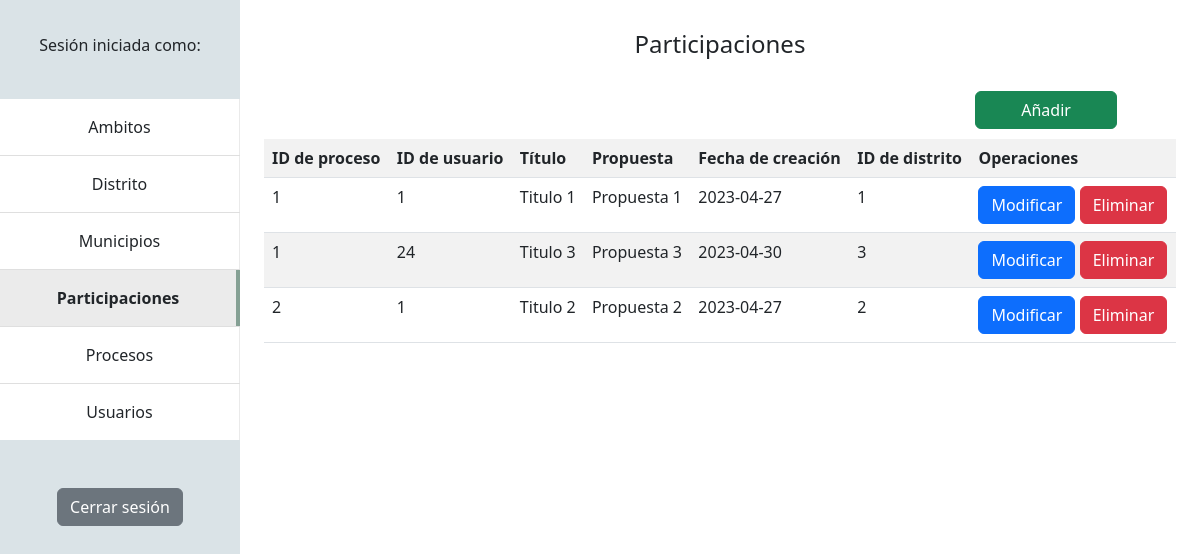
Page /admin/participaciones.php on the earlier database version.
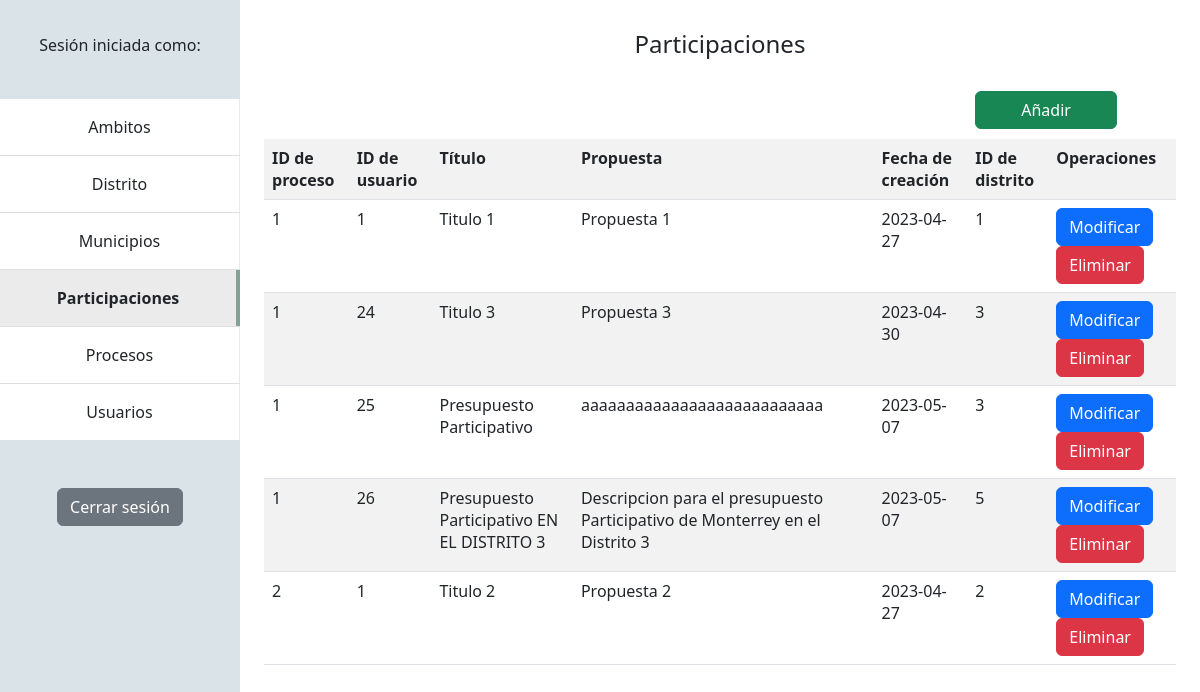
Same page on the later database version.
### tables this page shows
CREATE TABLE `participaciones` (
  `pid` int(11) NOT NULL,
  `uid` int(11) NOT NULL,
  `titulo_registro` varchar(256) NOT NULL,
  `propuesta` mediumtext NOT NULL,
  `fecha_creacion` date NOT NULL,
  `did` int(11) NOT NULL,
  `img` varchar(256) DEFAULT NULL,
  `estatus` enum('Aceptado','Pendiente','Rechazado') DEFAULT NULL
);

### admin/participaciones.php (the view, shortened to what this page needs)
<?php
    $usuario = $_SESSION['usr'];
    $db = new Database();
    $pdo = $db -> connect();
    $sql = $pdo->prepare("SELECT * FROM participaciones;");
    $sql->execute();
    $rows = $sql->fetchAll();
?>
<html lang="en">
    <head>
        <link rel="stylesheet" href="admin.css">
        <link href="https://cdn.jsdelivr.net/npm/bootstrap@5.2.3/dist/css/bootstrap.min.css" rel="stylesheet">
    </head>
    <body>
        <div class="nav-bar">
            <center><h6>Sesión iniciada como:<br><?php echo $usuario ?></h6></center>
            <center>
                <ul class="list-group list-group-flush mb-5">
                    <li class="list-group-item p-0"><a class="nav-link p-3" href="ambitos.php">Ambitos</a></li>
                    <li class="list-group-item p-0"><a class="nav-link p-3" href="distrito.php">Distrito</a></li>
                    <li class="list-group-item p-0"><a class="nav-link p-3" href="municipios.php">Municipios</a></li>
                    <li class="list-group-item p-0"><a class="active nav-link p-3" aria-current="page">Participaciones</a></li>
                    <li class="list-group-item p-0"><a class="nav-link p-3" href="proceso.php">Procesos</a></li>
                    <li class="list-group-item p-0"><a class="nav-link p-3" href="usuarios.php">Usuarios</a></li>
                </ul>
            </center>
            <form action="logout.php">
                <center><button type="submit" class="btn btn-secondary">Cerrar sesión</button></center>
            </form>
        </div>
        <center><h4>Participaciones</h4></center>
        <br>
        <button type="button" class="btn btn-success float-end" id="add">Añadir</button>
        <br><br>
        <table class="table table-striped">
            <tr>
                <th>ID de proceso</th>
                <th>ID de usuario</th>
                <th>Título</th>
                <th>Propuesta</th>
                <th>Fecha de creación</th>
                <th>ID de distrito</th>
                <th>Operaciones</th>
            </tr>
            <?php foreach ($rows as $row){ ?>
            <tr>
                <td><?php echo $row ['pid'];?></td>
                <td><?php echo $row ['uid'];?></td>
                <td><?php echo $row ['titulo_registro'];?></td>
                <td><?php echo $row ['propuesta'];?></td>
                <td><?php echo $row ['fecha_creacion'];?></td>
                <td><?php echo $row ['did'];?></td>
                <td>
                    <form action="fetch/participations/edit-participation.php?process=<?=$row['pid'];?>&user=<?=$row['uid'];?>" method="POST" class="d-inline">
                        <button type="submit" class="edit btn btn-primary">Modificar</button>
                    </form>
                    <form action="fetch/participations/delete-participation.php?process=<?=$row['pid'];?>&user=<?=$row['uid'];?>" method="POST" class="d-inline">
                        <button type="submit" class="delete btn btn-danger">Eliminar</button>
                    </form>
                </td>
            </tr>
            <?php } $sql->closeCursor(); ?>
        </table>
    </body>
</html>

Differences in the rows shown:
added participaciones: pid "1", uid "25", titulo_registro "Presupuesto Participativo", propuesta "aaaaaaaaaaaaaaaaaaaaaaaaaaa", fecha_creacion "2023-05-07", did "3"
added participaciones: pid "1", uid "26", titulo_registro "Presupuesto Participativo EN EL DISTRITO 3", propuesta "Descripcion para el presupuesto Participativo de Monterrey en el Distrito 3", fecha_creacion "2023-05-07", did "5"
